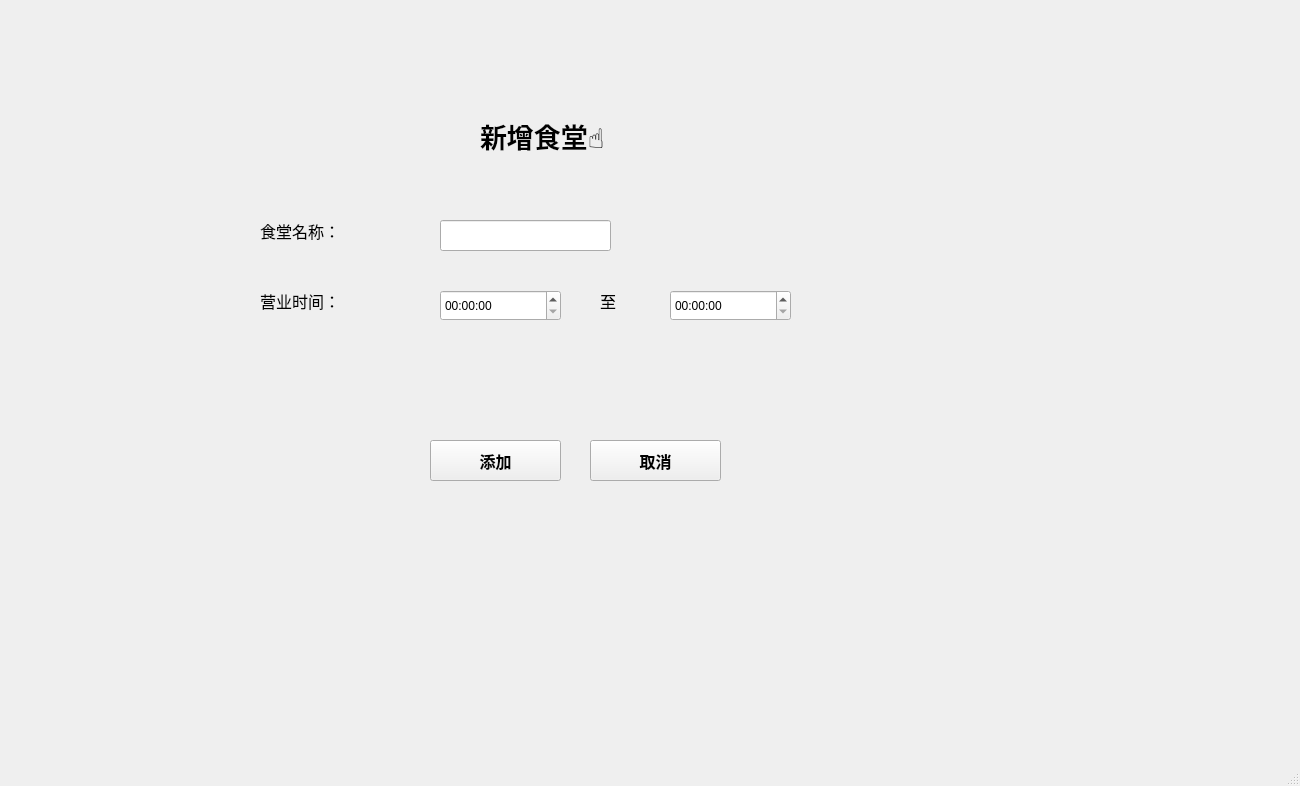
<?xml version="1.0" encoding="UTF-8"?>
<ui version="4.0">
 <class>AddCanteenWindow</class>
 <widget class="QMainWindow" name="AddCanteenWindow">
  <property name="geometry">
   <rect>
    <x>0</x>
    <y>0</y>
    <width>1300</width>
    <height>786</height>
   </rect>
  </property>
  <property name="windowTitle">
   <string>MainWindow</string>
  </property>
  <widget class="QWidget" name="centralwidget">
   <widget class="QLabel" name="label_2">
    <property name="geometry">
     <rect>
      <x>260</x>
      <y>210</y>
      <width>141</width>
      <height>41</height>
     </rect>
    </property>
    <property name="font">
     <font>
      <pointsize>12</pointsize>
     </font>
    </property>
    <property name="text">
     <string>食堂名称：</string>
    </property>
   </widget>
   <widget class="QLabel" name="label_4">
    <property name="geometry">
     <rect>
      <x>260</x>
      <y>280</y>
      <width>141</width>
      <height>41</height>
     </rect>
    </property>
    <property name="font">
     <font>
      <pointsize>12</pointsize>
     </font>
    </property>
    <property name="text">
     <string>营业时间：</string>
    </property>
   </widget>
   <widget class="QLabel" name="label">
    <property name="geometry">
     <rect>
      <x>480</x>
      <y>110</y>
      <width>331</width>
      <height>51</height>
     </rect>
    </property>
    <property name="font">
     <font>
      <pointsize>20</pointsize>
      <weight>75</weight>
      <bold>true</bold>
     </font>
    </property>
    <property name="text">
     <string>新增食堂☝️</string>
    </property>
   </widget>
   <widget class="QTimeEdit" name="canteenEndTimeEdit">
    <property name="geometry">
     <rect>
      <x>670</x>
      <y>290</y>
      <width>121</width>
      <height>31</height>
     </rect>
    </property>
   </widget>
   <widget class="QLineEdit" name="canteenNameLineEdit">
    <property name="geometry">
     <rect>
      <x>440</x>
      <y>220</y>
      <width>171</width>
      <height>31</height>
     </rect>
    </property>
   </widget>
   <widget class="QPushButton" name="confirmAddCanteenButton">
    <property name="geometry">
     <rect>
      <x>430</x>
      <y>440</y>
      <width>131</width>
      <height>41</height>
     </rect>
    </property>
    <property name="font">
     <font>
      <pointsize>12</pointsize>
      <weight>75</weight>
      <bold>true</bold>
     </font>
    </property>
    <property name="text">
     <string>添加</string>
    </property>
   </widget>
   <widget class="QLabel" name="label_5">
    <property name="geometry">
     <rect>
      <x>600</x>
      <y>280</y>
      <width>31</width>
      <height>41</height>
     </rect>
    </property>
    <property name="font">
     <font>
      <pointsize>12</pointsize>
     </font>
    </property>
    <property name="text">
     <string>至</string>
    </property>
   </widget>
   <widget class="QTimeEdit" name="canteenStartTimeEdit">
    <property name="geometry">
     <rect>
      <x>440</x>
      <y>290</y>
      <width>121</width>
      <height>31</height>
     </rect>
    </property>
   </widget>
   <widget class="QPushButton" name="cancelAddCanteenButton">
    <property name="geometry">
     <rect>
      <x>590</x>
      <y>440</y>
      <width>131</width>
      <height>41</height>
     </rect>
    </property>
    <property name="font">
     <font>
      <pointsize>12</pointsize>
      <weight>75</weight>
      <bold>true</bold>
     </font>
    </property>
    <property name="text">
     <string>取消</string>
    </property>
   </widget>
  </widget>
  <widget class="QMenuBar" name="menubar">
   <property name="geometry">
    <rect>
     <x>0</x>
     <y>0</y>
     <width>1300</width>
     <height>30</height>
    </rect>
   </property>
  </widget>
  <widget class="QStatusBar" name="statusbar"/>
 </widget>
 <resources/>
 <connections/>
</ui>
